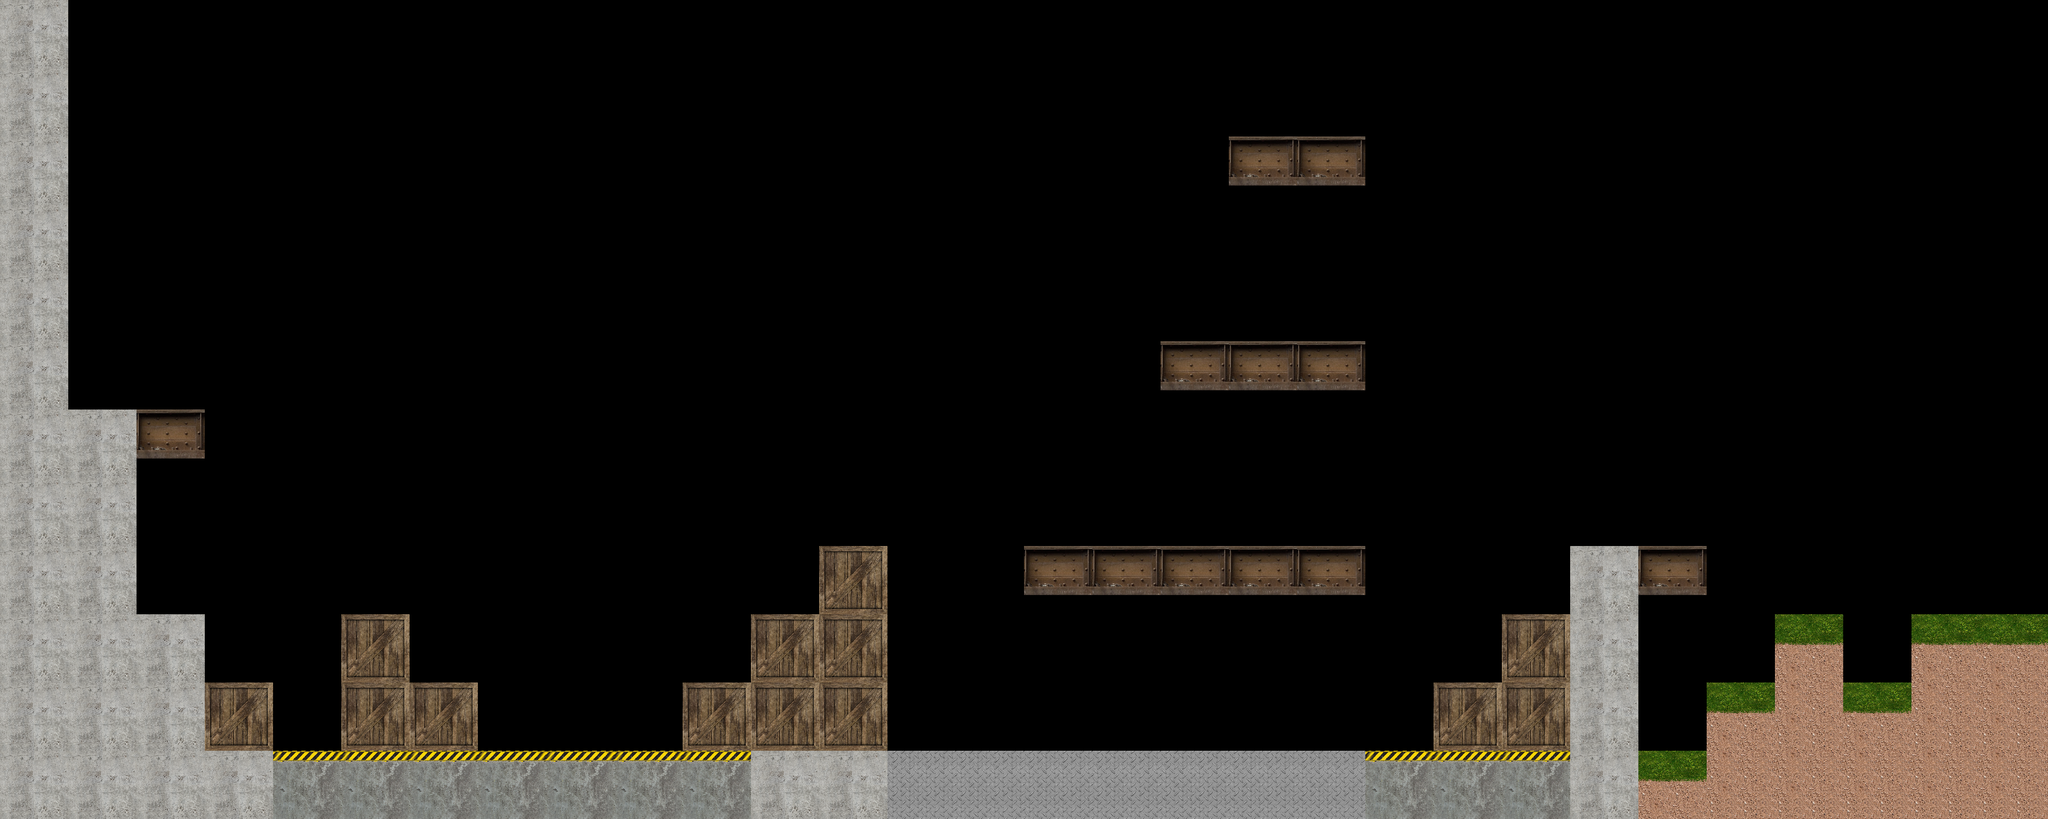

A level layout from a 2D game, rendered from its tile map. Below: a short description, then the map file with its tile-grid data intact:
An orthogonal 30x12 tile map with 128x128 px tiles, 1 tile layer (toplayer).

<map version="1.10" tiledversion="1.10.2" orientation="orthogonal" renderorder="right-down" width="30" height="12" tilewidth="128" tileheight="128" infinite="0" nextlayerid="3" nextobjectid="1">
 <editorsettings>
  <export target="level1.json" format="json" />
 </editorsettings>
 <tileset firstgid="1" name="level1tiles" tilewidth="128" tileheight="128" tilecount="9" columns="3">
  <image source="level1tiles.png" width="384" height="384" />
 </tileset>
 <layer id="2" name="toplayer" width="30" height="12">
  <data encoding="csv">
1,0,0,0,0,0,0,0,0,0,0,0,0,0,0,0,0,0,0,0,0,0,0,0,0,0,0,0,0,0,
1,0,0,0,0,0,0,0,0,0,0,0,0,0,0,0,0,0,0,0,0,0,0,0,0,0,0,0,0,0,
1,0,0,0,0,0,0,0,0,0,0,0,0,0,0,0,0,0,6,6,0,0,0,0,0,0,0,0,0,0,
1,0,0,0,0,0,0,0,0,0,0,0,0,0,0,0,0,0,0,0,0,0,0,0,0,0,0,0,0,0,
1,0,0,0,0,0,0,0,0,0,0,0,0,0,0,0,0,0,0,0,0,0,0,0,0,0,0,0,0,0,
1,0,0,0,0,0,0,0,0,0,0,0,0,0,0,0,0,6,6,6,0,0,0,0,0,0,0,0,0,0,
1,1,6,0,0,0,0,0,0,0,0,0,0,0,0,0,0,0,0,0,0,0,0,0,0,0,0,0,0,0,
1,1,0,0,0,0,0,0,0,0,0,0,0,0,0,0,0,0,0,0,0,0,0,0,0,0,0,0,0,0,
1,1,0,0,0,0,0,0,0,0,0,0,3,0,0,6,6,6,6,6,0,0,0,1,6,0,0,0,0,0,
1,1,1,0,0,3,0,0,0,0,0,3,3,0,0,0,0,0,0,0,0,0,3,1,0,0,2,0,2,2,
1,1,1,3,0,3,3,0,0,0,3,3,3,0,0,0,0,0,0,0,0,3,3,1,0,2,7,2,7,7,
1,1,1,1,4,4,4,4,4,4,4,1,1,5,5,5,5,5,5,5,4,4,4,1,2,7,7,7,7,7
</data>
 </layer>
</map>